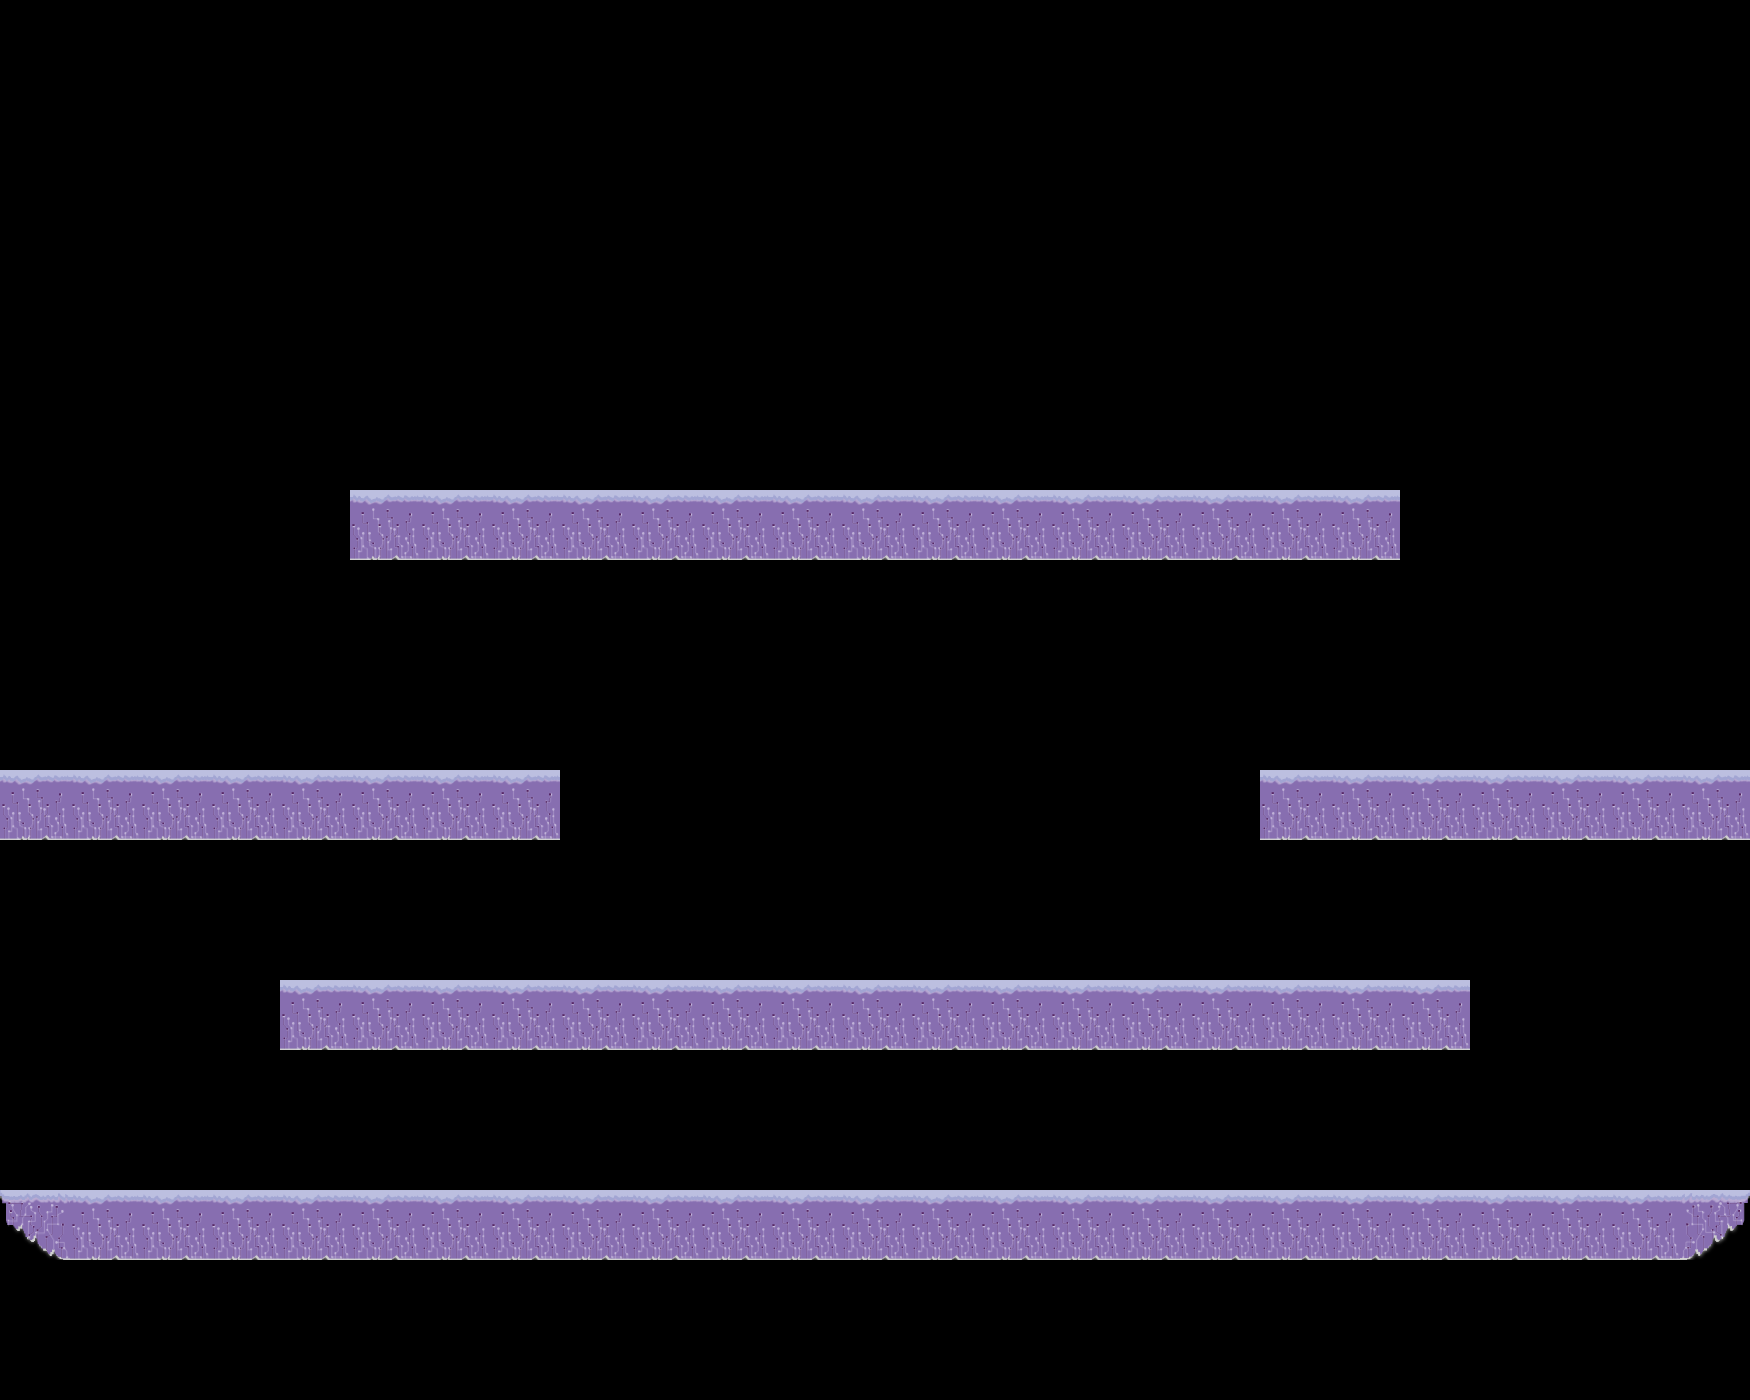

Below is a game level as drawn by its tile map, then a one-line description and the .tmx file that defines it, in full:
An orthogonal 25x20 tile map with 70x70 px tiles, 1 tile layer (Tile Layer 1) and 14 objects (2x Shotgun, 2x RIGHT, 2x LEFT, Juicer, Pistol, ...).

<map version="1.2" tiledversion="1.2.2" orientation="orthogonal" renderorder="right-down" width="25" height="20" tilewidth="70" tileheight="70" infinite="0" nextlayerid="6" nextobjectid="37">
 <tileset firstgid="1" name="purpleSheet" tilewidth="70" tileheight="70" tilecount="4" columns="1">
  <image source="purpleSheet.png" width="70" height="280" />
 </tileset>
 <layer id="1" name="Tile Layer 1" width="25" height="20">
  <data encoding="csv">
0,0,0,0,0,0,0,0,0,0,0,0,0,0,0,0,0,0,0,0,0,0,0,0,0,
0,0,0,0,0,0,0,0,0,0,0,0,0,0,0,0,0,0,0,0,0,0,0,0,0,
0,0,0,0,0,0,0,0,0,0,0,0,0,0,0,0,0,0,0,0,0,0,0,0,0,
0,0,0,0,0,0,0,0,0,0,0,0,0,0,0,0,0,0,0,0,0,0,0,0,0,
0,0,0,0,0,0,0,0,0,0,0,0,0,0,0,0,0,0,0,0,0,0,0,0,0,
0,0,0,0,0,0,0,0,0,0,0,0,0,0,0,0,0,0,0,0,0,0,0,0,0,
0,0,0,0,0,0,0,0,0,0,0,0,0,0,0,0,0,0,0,0,0,0,0,0,0,
0,0,0,0,0,3,3,3,3,3,3,3,3,3,3,3,3,3,3,3,0,0,0,0,0,
0,0,0,0,0,0,0,0,0,0,0,0,0,0,0,0,0,0,0,0,0,0,0,0,0,
0,0,0,0,0,0,0,0,0,0,0,0,0,0,0,0,0,0,0,0,0,0,0,0,0,
0,0,0,0,0,0,0,0,0,0,0,0,0,0,0,0,0,0,0,0,0,0,0,0,0,
3,3,3,3,3,3,3,3,0,0,0,0,0,0,0,0,0,0,3,3,3,3,3,3,3,
0,0,0,0,0,0,0,0,0,0,0,0,0,0,0,0,0,0,0,0,0,0,0,0,0,
0,0,0,0,0,0,0,0,0,0,0,0,0,0,0,0,0,0,0,0,0,0,0,0,0,
0,0,0,0,3,3,3,3,3,3,3,3,3,3,3,3,3,3,3,3,3,0,0,0,0,
0,0,0,0,0,0,0,0,0,0,0,0,0,0,0,0,0,0,0,0,0,0,0,0,0,
0,0,0,0,0,0,0,0,0,0,0,0,0,0,0,0,0,0,0,0,0,0,0,0,0,
1,3,3,3,3,3,3,3,3,3,3,3,3,3,3,3,3,3,3,3,3,3,3,3,2,
0,0,0,0,0,0,0,0,0,0,0,0,0,0,0,0,0,0,0,0,0,0,0,0,0,
0,0,0,0,0,0,0,0,0,0,0,0,0,0,0,0,0,0,0,0,0,0,0,0,0
</data>
 </layer>
 <objectgroup id="5" name="GunPoints">
  <object id="33" name="Shotgun" x="1597" y="891">
   <point />
  </object>
  <object id="34" name="Juicer" x="889" y="689">
   <point />
  </object>
  <object id="35" name="Shotgun" x="149" y="891">
   <point />
  </object>
  <object id="36" name="Pistol" x="595" y="260">
   <point />
  </object>
 </objectgroup>
 <objectgroup id="2" name="PlayerSpawnPoints">
  <object id="1" x="1326" y="679">
   <point />
  </object>
  <object id="2" x="422" y="673">
   <point />
  </object>
  <object id="3" x="887" y="1093">
   <point />
  </object>
  <object id="4" x="870" y="340">
   <point />
  </object>
 </objectgroup>
 <objectgroup color="#0000aa" id="3" name="JumpPoints">
  <object id="12" name="DOUBLERIGHT" x="211" y="745">
   <point />
  </object>
  <object id="26" name="DOUBLELEFT" x="1544" y="743">
   <point />
  </object>
 </objectgroup>
 <objectgroup color="#aa0000" id="4" name="WalkPoints">
  <object id="27" name="RIGHT" x="1106" y="956">
   <point />
  </object>
  <object id="29" name="LEFT" x="712" y="961">
   <point />
  </object>
  <object id="31" name="LEFT" x="1610" y="1163">
   <point />
  </object>
  <object id="32" name="RIGHT" x="134" y="1160">
   <point />
  </object>
 </objectgroup>
</map>